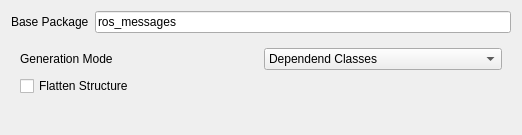
<?xml version="1.0" encoding="UTF-8"?>
<ui version="4.0">
 <class>Form</class>
 <widget class="QWidget" name="Form">
  <property name="geometry">
   <rect>
    <x>0</x>
    <y>0</y>
    <width>522</width>
    <height>135</height>
   </rect>
  </property>
  <property name="windowTitle">
   <string>Form</string>
  </property>
  <layout class="QGridLayout" name="gridLayout">
   <item row="0" column="1">
    <widget class="QLineEdit" name="base_package_edit">
     <property name="text">
      <string>ros_messages</string>
     </property>
    </widget>
   </item>
   <item row="1" column="0" colspan="2">
    <widget class="QWidget" name="widget" native="true">
     <layout class="QGridLayout" name="gridLayout_2">
      <item row="2" column="0">
       <spacer name="verticalSpacer">
        <property name="orientation">
         <enum>Qt::Vertical</enum>
        </property>
        <property name="sizeHint" stdset="0">
         <size>
          <width>20</width>
          <height>40</height>
         </size>
        </property>
       </spacer>
      </item>
      <item row="0" column="0">
       <widget class="QLabel" name="label_2">
        <property name="text">
         <string>Generation Mode</string>
        </property>
       </widget>
      </item>
      <item row="1" column="0">
       <widget class="QCheckBox" name="flatten_structure_check">
        <property name="text">
         <string>Flatten Structure</string>
        </property>
       </widget>
      </item>
      <item row="0" column="1">
       <widget class="QComboBox" name="generation_mode_combo">
        <item>
         <property name="text">
          <string>Dependend Classes</string>
         </property>
        </item>
        <item>
         <property name="text">
          <string>Monolithic</string>
         </property>
        </item>
       </widget>
      </item>
     </layout>
    </widget>
   </item>
   <item row="0" column="0">
    <widget class="QLabel" name="label">
     <property name="text">
      <string>Base Package</string>
     </property>
    </widget>
   </item>
  </layout>
 </widget>
 <resources/>
 <connections/>
</ui>
